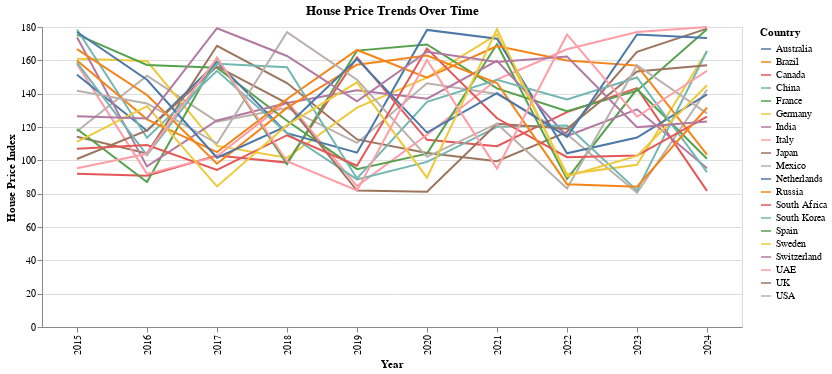

Here is the notebook cell this chart was saved with:
### Code cell
import altair as alt

alt.Chart(df).mark_line().encode(
    x='Year:O',
    y='House Price Index:Q',
    color='Country:N',
    tooltip=['Country', 'Year', 'House Price Index']
).properties(
    title='House Price Trends Over Time',
    width=700
)

### Figure 1 — Vega-Lite specification as saved in the notebook (floating-point values rounded to 4 significant figures; data arrays with more than 128 entries replaced by an {"elided": "..."} marker saying what was removed)
{"config": {"view": {"continuousWidth": 300, "continuousHeight": 300}}, "data": {"name": "data-5d6c904a9f0e76b190c9c048e895e4f2"}, "mark": {"type": "line"}, "encoding": {"color": {"field": "Country", "type": "nominal"}, "tooltip": [{"field": "Country", "type": "nominal"}, {"field": "Year", "type": "quantitative"}, {"field": "House Price Index", "type": "quantitative"}], "x": {"field": "Year", "type": "ordinal"}, "y": {"field": "House Price Index", "type": "quantitative"}}, "title": "House Price Trends Over Time", "width": 700, "$schema": "https://vega.github.io/schema/vega-lite/v5.20.1.json", "datasets": {"data-5d6c904a9f0e76b190c9c048e895e4f2": {"elided": "200 records"}}}
